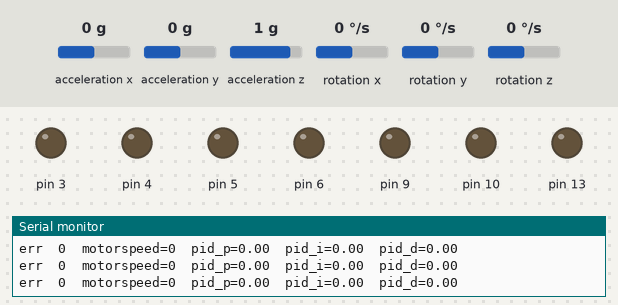
This sketch was run on a simulated Arduino Pro Mini, built with avr-gcc and run on an emulated ATmega328P. Parts: output pins drawn as LEDs (lit = HIGH), the last lines printed to the serial monitor. Wiring (inferred from the names in the program): MPU-6050 motion sensor at I2C address 0x68. The test bench sets the inputs (shaded band); at power-on: acceleration y 0 g, acceleration z 1 g, acceleration x 0 g, rotation x 0 °/s, rotation y 0 °/s, rotation z 0 °/s. At 7.4 s the program stops and its outputs stay as they are.

Above: at 1.2 s.
1.3 s: acceleration y set to 0.8 g
At 2.9 s:
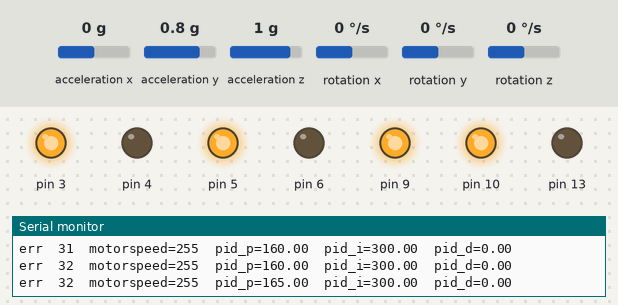
4.3 s: acceleration y set to -1.4 g
At 5.9 s:
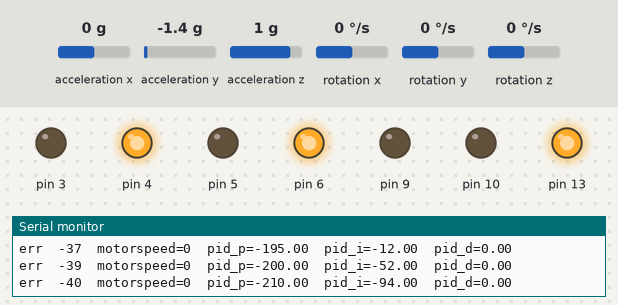
7.3 s: acceleration z set to -1.4 g
At 8.0 s:
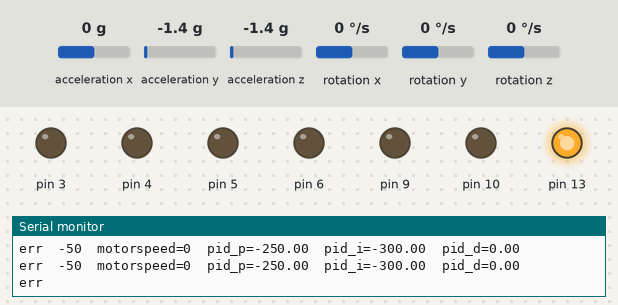
Timing chart, 0 to 8.9 s (numbered marks = the images above; inputs shaded):
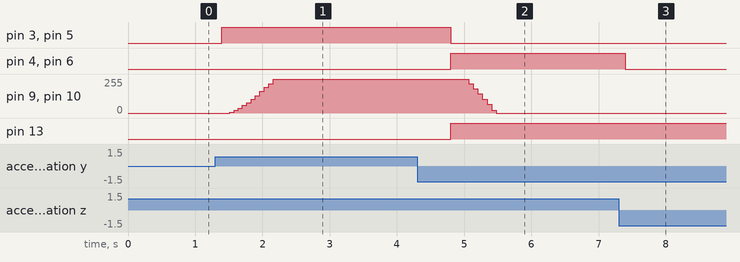

The sketch:

integration_jul30a.ino
```cpp
#include<Wire.h>
#include<math.h>
// includes PWM

bool imu_flag = false;

// MOTOR PIN ASSIGNMENTS
const int ENA = 9; // PWM signal on promini (remove jumper)
const int ENB = 10; // second PWM signal on promini

const int MOT_IN1 = 3; //digital pins for direction control
const int MOT_IN2 = 4;

const int MOT_IN3 = 5;
const int MOT_IN4 = 6;

int MOT_SPEED1 = 0; // speed of motors
int MOT_SPEED2 = 0;

//structure defintions for motor

struct Motor
{
  const int enablePin;
  const int inputPin1;
  const int inputPin2;
  int motorSpeed;

};

//Function prototypes
void setup_Motor(struct Motor thisMotor);
void brakeMotor(struct Motor thisMotor);
void goForward(struct Motor thisMotor);
void goBackward(struct Motor thisMotor);

//strcuture initialisations
struct Motor motorA = {ENA, MOT_IN1, MOT_IN2, MOT_SPEED1};
struct Motor motorB = {ENB, MOT_IN3, MOT_IN4, MOT_SPEED2};

//Controller
float Kp = 5;
float Ki = 1;
float Kd = 0;
float pid_p = 0;
float pid_i = 0;
float pid_d = 0;
float PID = 0;
int PID_m = 0;

// IMU
const int MPU_addr = 0x68; // I2C address of the MPU-6050
int16_t AcX, AcY, AcZ, Tmp, GyX, GyY, GyZ;
double roll = 0.0;
double pitch = 0.0;
float alpha = 0.9;
float dt = 0.01;
float GxConversionFactor = 245 / (65535 / 2);
int angleest = 0;
int angle_error = 0;
const int arrayLength = 5;
int angleErrorArrayIndex = 0;
int angleErrorArray[arrayLength] = {0 , 0, 0, 0, 0};
int angle_prev = 0;
int pre_angle_error = 0;
int err;


int xAccelArray[arrayLength] = {0, 0, 0, 0, 0};
char xAccelIndex = 0;
long Ax = 0;
int yAccelArray[arrayLength] = {0, 0, 0, 0, 0};
char yAccelIndex = 0;
long Ay = 0;
int zAccelArray[arrayLength] = {0, 0, 0, 0, 0};
char zAccelIndex = 0;
long Az = 0;

int xGyroArray[arrayLength] = {0, 0, 0, 0, 0};
char xGyroIndex = 0;
int Gx = 0;
int yGyroArray[arrayLength] = {0, 0, 0, 0, 0};
char yGyroIndex = 0;
int Gy = 0;

long sumArray(int a[], int);
void angleEst(void);

int led_state = LOW;
void setup()
{
  //cli();
  pinMode(13, OUTPUT);
  setup_Motor(motorA);
  setup_Motor(motorB);
  TCCR2A = 0;// set entire TCCR2A register to 0
  TCCR2B = 0;// same for TCCR2B
  TCNT2  = 0;//initialize counter value to 0
  // set compare match register for 100 Hz increments
  OCR2A = 155;// = (16*10^6) / (100*1024) - 1 (must be <256)
  // turn on CTC mode
  TCCR2A |= (1 << WGM21);
  // Set CS21 bit for 1024 prescaler
  TCCR2B |= (1 << CS21) | (1 << CS20) | (1 << CS22);
  // enable timer compare interrupt
  TIMSK2 |= (1 << OCIE2A);

  Wire.begin();
  Wire.beginTransmission(MPU_addr);
  Wire.write(0x6B); // PWR_MGMT_1 register
  Wire.write(0); // set to zero (wakes up the MPU-6050)
  Wire.endTransmission(true);
  Serial.begin(9600);
  Serial.println("Serial Begin");
  // sei();
}

ISR(TIMER2_COMPA_vect)
{ //timer2 interrupt 100Hz for imu read
  imu_flag = true;
}

void loop()
{
  angle_prev = angleest;
  if (imu_flag)
  {
    imu_flag = false;
    angleEst();

  }
  cli();
  //Controller
  pre_angle_error = err;
  angle_error = angleest -0;
  Serial.print("err  "); Serial.print(err);
  // check if going forward or backwards
  //  Serial.print("MOT_IN1\t"); Serial.print( digitalRead(MOT_IN1));
  //  Serial.print("\tMOT_IN2\t"); Serial.println( digitalRead(MOT_IN2));
  //    Serial.print("\t\t\tMOT_IN3\t"); Serial.print( digitalRead(MOT_IN3));
  //  Serial.print("\tMOT_IN4\t"); Serial.println( digitalRead(MOT_IN4));
  //goForward MOT_IN1 = 1, MOT_IN2 = 0, MOT_IN3 =1, MOT_IN4 =0;
  //goBackward(motorA);
  // goBackward(motorB);
  Serial.print( "  motorspeed="); Serial.print(motorA.motorSpeed);

  angleErrorArray[angleErrorArrayIndex] = angle_error;
  angleErrorArrayIndex = (angleErrorArrayIndex + 1) % arrayLength;
  err = sumArray(angleErrorArray, arrayLength) / arrayLength;
  pid_p = Kp * err;
  pid_i += Ki * err;
  pid_i = constrain(pid_i, -300, 300);
  pid_d = Kd*(err- pre_angle_error)/dt ;
  PID = pid_p + pid_i + pid_d;
  PID = constrain(PID, 0, 255);
  //PID_m = map(PID, 0, 7000, 0, 255);
  Serial.print( "  pid_p="); Serial.print(pid_p);
  Serial.print( "  pid_i="); Serial.print(pid_i);
  Serial.print( "  pid_d="); Serial.println(pid_d);
//  Serial.print("\tPID= "); Serial.println(PID_m);
  motorA.motorSpeed = abs(PID);
  motorB.motorSpeed = abs(PID);
  if ( angleest -0 < 0 )
  {
    digitalWrite(13, HIGH);
    goBackward(motorA);
    goBackward(motorB);
  }
  else if ( angleest-0 > 0 )
  {
    digitalWrite(13, LOW);
    goForward(motorA);
    goForward(motorB);
  }

  if(abs(angleest) >50)
  {
    brakeMotor(motorA);
    brakeMotor(motorB);
    while(1){ } // infinite loop
  }

  sei();

}

long sumArray(int a[], int num_elements)
{
  int i;
  long sum = 0;
  for (i = 0; i < num_elements; i++)
  {
    sum = sum + a[i];
  }
  return (sum);
}

void angleEst(void)
{
  Wire.beginTransmission(MPU_addr);
  Wire.write(0x3B); // starting with register 0x3B (ACCEL_XOUT_H)
  Wire.endTransmission(false);
  Wire.requestFrom(MPU_addr, 14, true); // request a total of 14 registers
  AcX = Wire.read() << 8 | Wire.read(); // 0x3B (ACCEL_XOUT_H) & 0x3C (ACCEL_XOUT_L)
  AcY = Wire.read() << 8 | Wire.read(); // 0x3D (ACCEL_YOUT_H) & 0x3E (ACCEL_YOUT_L)
  AcZ = Wire.read() << 8 | Wire.read(); // 0x3F (ACCEL_ZOUT_H) & 0x40 (ACCEL_ZOUT_L)
  Tmp = Wire.read() << 8 | Wire.read(); // 0x41 (TEMP_OUT_H) & 0x42 (TEMP_OUT_L)
  GyX = Wire.read() << 8 | Wire.read(); // 0x43 (GYRO_XOUT_H) & 0x44 (GYRO_XOUT_L)
  GyY = Wire.read() << 8 | Wire.read(); // 0x45 (GYRO_YOUT_H) & 0x46 (GYRO_YOUT_L)
  GyZ = Wire.read() << 8 | Wire.read(); // 0x47 (GYRO_ZOUT_H) & 0x48 (GYRO_ZOUT_L)

  xAccelArray[xAccelIndex] = AcX;
  xAccelIndex = (xAccelIndex + 1) % arrayLength;

  yAccelArray[yAccelIndex] = AcY;
  yAccelIndex = (yAccelIndex + 1) % arrayLength;

  zAccelArray[zAccelIndex] = AcZ;
  zAccelIndex = (zAccelIndex + 1) % arrayLength;

  xGyroArray[xGyroIndex] = GyX;
  xGyroIndex = (xGyroIndex + 1) % arrayLength;

  // Estimate Angle
  Ax = sumArray(xAccelArray, arrayLength) / arrayLength;
  Ay = sumArray(yAccelArray, arrayLength) / arrayLength;
  Az = sumArray(zAccelArray, arrayLength) / arrayLength;

  /*
    Gx = sumArray(xGyroArray,arrayLength)/arrayLength;

    roll = atan2(((double) Ax), (double) sqrt(Ay*Ay + Az*Az))*57.3;
    GyX = Gx*GxConversionFactor;
    angleest = round(alpha*(angleest + dt*GyX) + (1-alpha)*roll); */

  Gy = sumArray(yGyroArray, arrayLength) / arrayLength;
  pitch = atan2(((double) Ay), (double) sqrt(Ax * Ax + Az * Az)) * 57.3;
  GyY = Gy * GxConversionFactor;
  angleest = round(alpha * (angleest + dt * GyY) + (1 - alpha) * pitch);
}

//MOTOR FUNCTIONS
void setup_Motor(struct Motor thisMotor) // sets up all motors in brake position
{
  pinMode(thisMotor.enablePin, OUTPUT); // set PWM signal to output
  pinMode(thisMotor.inputPin1, OUTPUT);
  pinMode(thisMotor.inputPin2, OUTPUT);
  digitalWrite(thisMotor.inputPin1, LOW);
  digitalWrite(thisMotor.inputPin2, LOW);
  analogWrite(thisMotor.enablePin, 0);

}

void goForward(struct Motor thisMotor)
{
  analogWrite(thisMotor.enablePin, thisMotor.motorSpeed);
  digitalWrite(thisMotor.inputPin1, HIGH);
  digitalWrite(thisMotor.inputPin2, LOW);
}

void goBackward(struct Motor thisMotor)
{
  analogWrite(thisMotor.enablePin, thisMotor.motorSpeed);
  digitalWrite(thisMotor.inputPin1, LOW);
  digitalWrite(thisMotor.inputPin2, HIGH);
}

void brakeMotor(struct Motor thisMotor)
{
  analogWrite(thisMotor.enablePin, 0);
  digitalWrite(thisMotor.inputPin1, LOW);
  digitalWrite(thisMotor.inputPin2, LOW);
}
```

Measured:
- after the input at 1.3 s, pin 3, pin 5: LOW → HIGH after 0.10 s; pin 9, pin 10: moves from 0/255 to 255/255 over 0.72 s, starting after 0.22 s
- after the input at 4.3 s, pin 3, pin 5: HIGH → LOW after 0.50 s; pin 4, pin 6, pin 13: LOW → HIGH after 0.50 s; pin 9, pin 10: moves from 255/255 to 0/255 over 0.41 s, starting after 0.77 s
- after the input at 7.3 s, pin 4, pin 6: HIGH → LOW after 0.09 s
